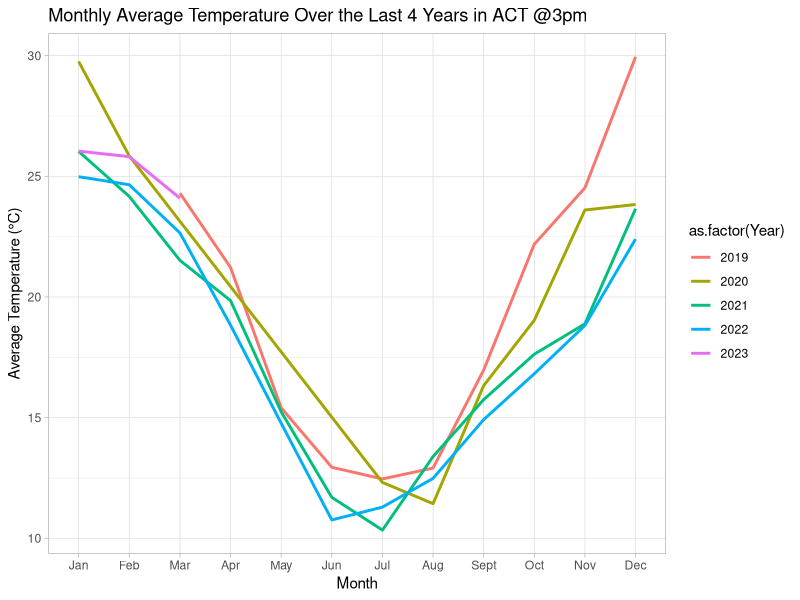
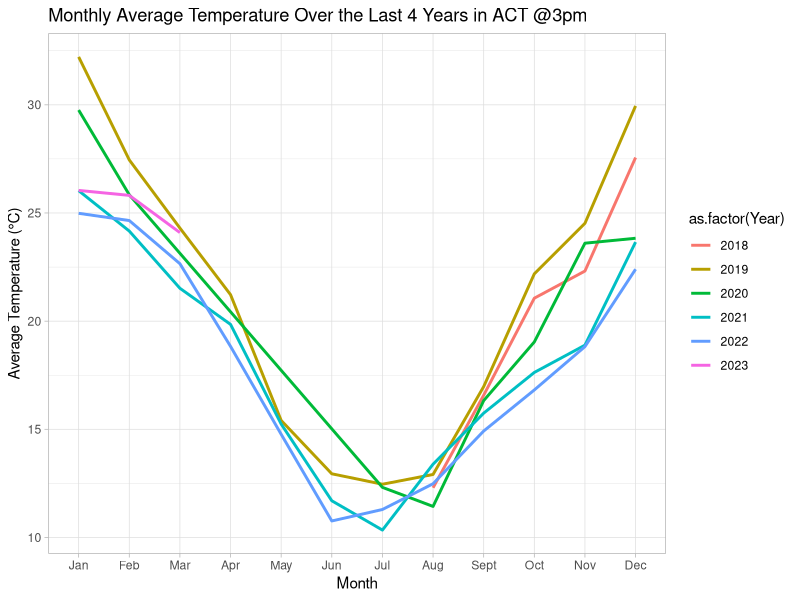
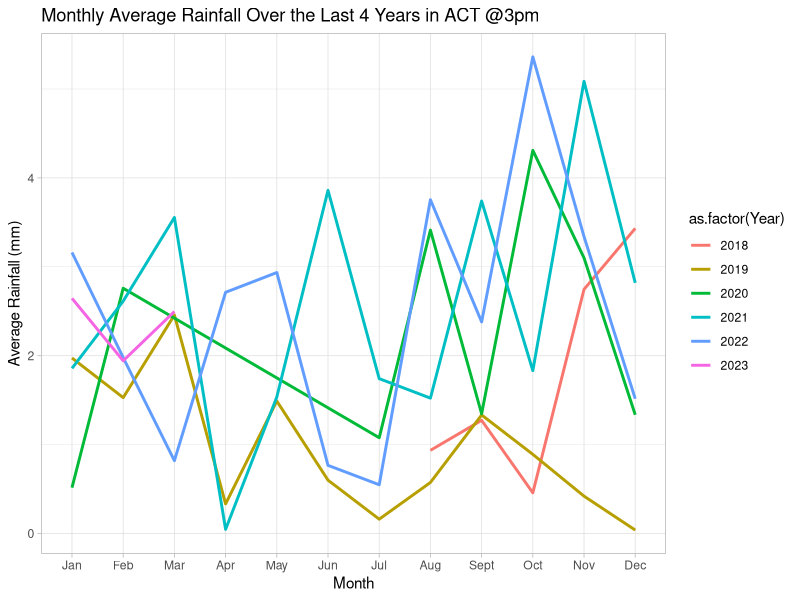
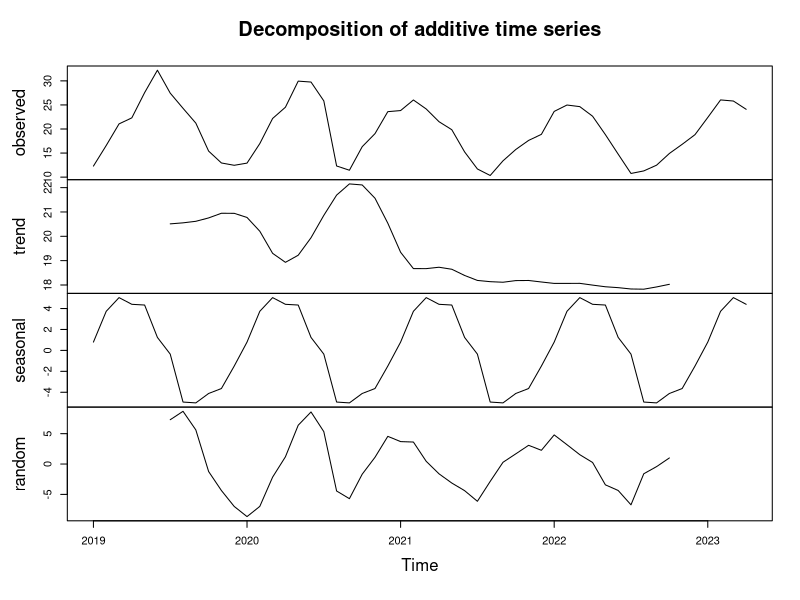
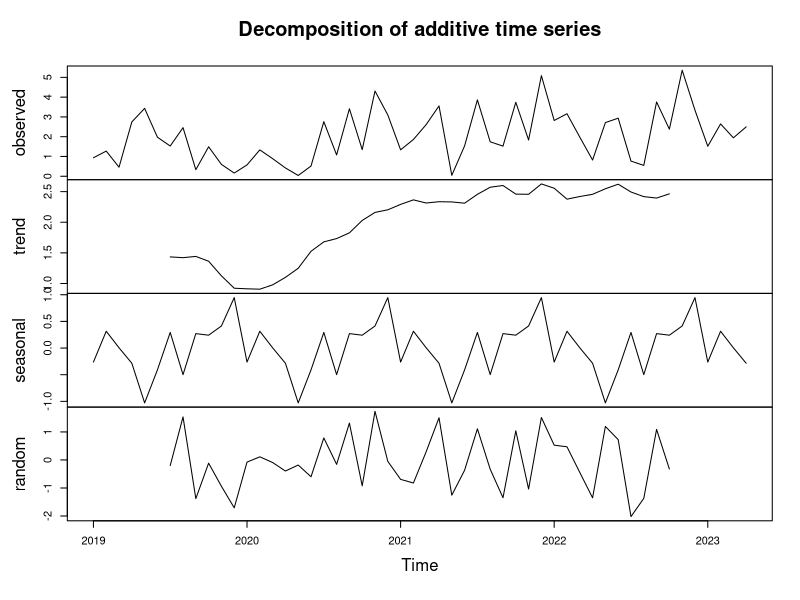
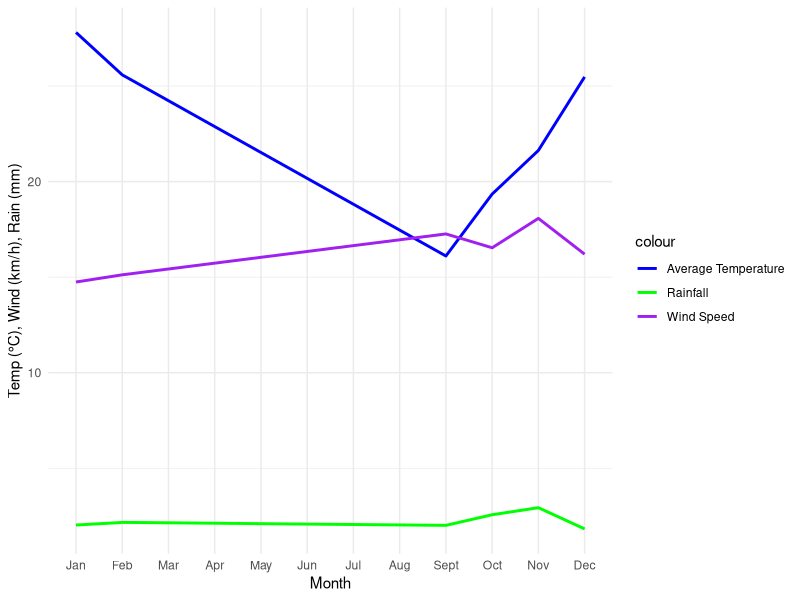
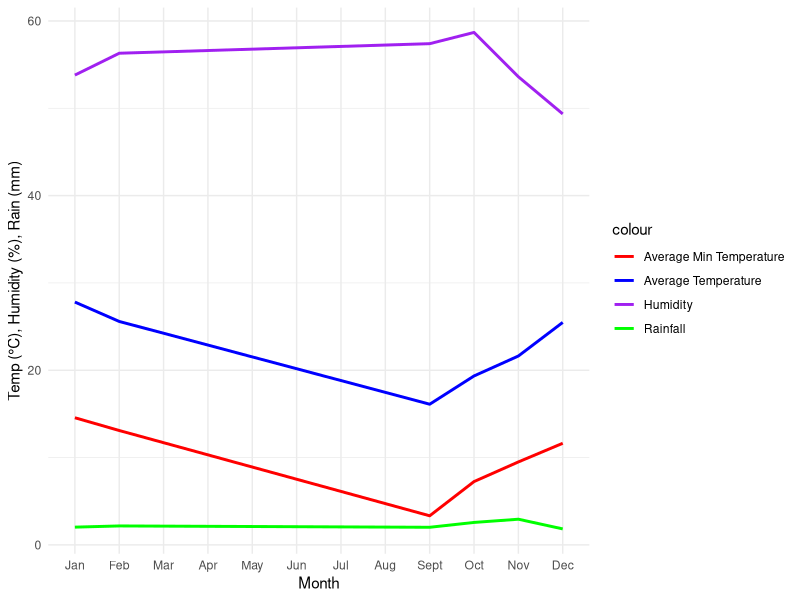

Reproduce these figures in R, in order.
## ---- chunk 1
knitr::opts_chunk$set(echo = TRUE)
## ---- chunk 2
library(tidyverse)
library(dplyr)
library(Metrics)
library(modeest)
library(hms)

act_weather_data <- read_csv("act_weather_data_partA.csv")

act_weather_last_4_years <- act_weather_data %>%
  filter((Year >= 2019 & Month >= 4) | (Year > 2019) | (Year == 2019 & Month == 3))

# Group the data by Year and Month
monthly_summary <- act_weather_last_4_years %>%
  group_by(Year, Month) %>%
  summarise(
    Avg_Temperature = mean(`3pm_Temperature`, na.rm = TRUE),
    Avg_Rainfall = mean(`Rainfall_(mm)`, na.rm = TRUE)
  )

yearly_summary <- monthly_summary %>%
  group_by(Year) %>%
  summarise(Avg_Temperature = mean(Avg_Temperature, na.rm = TRUE))

# Create a matrix with years as columns, to display average temp
yearly_matrix <- yearly_summary %>%
  pivot_wider(names_from = Year, values_from = Avg_Temperature)


month_order <- c("Jan", "Feb", "Mar", "Apr", "May", "Jun", "Jul", "Aug", "Sept", "Oct", "Nov", "Dec")

# Create graph for monthly avg temp
temperature_monthly_plot <- ggplot(monthly_summary, aes(x = Month, y = Avg_Temperature, color = as.factor(Year))) +
  geom_path(size = 1) +
  labs(title = "Monthly Average Temperature Over the Last 4 Years in ACT @3pm",
       x = "Month",
       y = "Average Temperature (°C)") +
  scale_x_discrete(limits = month_order) +
  theme_light()

print(temperature_monthly_plot)
cat("Yearly Average Temperatures\n")
print(yearly_matrix)

## ---- chunk 3
monthly_summary_2 <- act_weather_data %>%
  group_by(Year, Month) %>%
  summarise(
    Avg_Temperature = mean(`3pm_Temperature`, na.rm = TRUE),
    Avg_Rainfall = mean(`Rainfall_(mm)`, na.rm = TRUE)
  )

month_order <- c("Jan", "Feb", "Mar", "Apr", "May", "Jun", "Jul", "Aug", "Sept", "Oct", "Nov", "Dec")

# Create graph for monthly avg temp
temperature_monthly_plot <- ggplot(monthly_summary_2, aes(x = Month, y = Avg_Temperature, color = as.factor(Year))) +
  geom_path(size = 1) +
  labs(title = "Monthly Average Temperature Over the Last 4 Years in ACT @3pm",
       x = "Month",
       y = "Average Temperature (°C)") +
  scale_x_discrete(limits = month_order) +
  theme_light()

# Create graph for monthly avg rainfall
rainfall_monthly_plot <- ggplot(monthly_summary_2, aes(x = Month, y = Avg_Rainfall, color = as.factor(Year))) +
  geom_path(size = 1) +
  labs(title = "Monthly Average Rainfall Over the Last 4 Years in ACT @3pm",
       x = "Month",
       y = "Average Rainfall (mm)") +
  scale_x_discrete(limits = month_order) +
  theme_light()

monthly_summary_2 <- monthly_summary_2 %>%
  mutate(Date = as.Date(paste(Year, Month, "01", sep = "-")))

# Create time series objects
ts_data <- ts(monthly_summary_2$Avg_Temperature, frequency = 12, start = c(2019, 1))
ts_data_1 <- ts(monthly_summary_2$Avg_Rainfall, frequency = 12, start = c(2019, 1))

# Perform seasonal decomposition
decomposed <- decompose(ts_data)
decomposed_rain <- decompose(ts_data_1)

monthly_summary_2 <- monthly_summary_2 %>%
  mutate(Combined_Score = Avg_Temperature - 2 * Avg_Rainfall)

# Summarize the scores for each month across all years
monthly_summary_summary <- monthly_summary_2 %>%
  group_by(Month) %>%
  summarise(Avg_Score = mean(Combined_Score))

# Identify the top four months with the highest scores
top_months <- monthly_summary_summary %>%
  arrange(desc(Avg_Score)) %>%
  head(4)

print(temperature_monthly_plot)
print(rainfall_monthly_plot)
cat("Seasonal Decomposition of Average Temperature")
plot(decomposed)
cat("Seasonal Decomposition of Average Rainfall")
plot(decomposed_rain)

cat("This table displays a score for each month, based on all available data which is generated by subtracting (2*rainfall) from the temperature. (Higher is better)")
print(monthly_summary_summary)

month_mapping <- c("Jan", "Feb", "Mar", "Apr", "May", "Jun", "Jul", "Aug", "Sept", "Oct", "Nov", "Dec")
best_months <- top_months$Month
best_months_names <- month_mapping[best_months]
cat("The best four months for roadwork are:", paste(best_months_names, collapse = ", "), "\n")
cat("We can also determine the best months for each season:", "\n"
    , "Summer: Janurary", "\n"
    , "Autumn: March", "\n"
    , "Winter: July", "\n"
    , "Spring: November", "\n")

## ---- chunk 4
spring_summer_data <- act_weather_data %>%
  filter(Month %in% c("9", "10", "11", "12", "1", "2")) %>%  # Spring and Summer months
  group_by(Month) %>%
  summarize(
    Avg_Temperature = mean((`3pm_Temperature`)),
    Avg_Rainfall = mean(`Rainfall_(mm)`),
    Avg_Wind_Speed = mean((`9am_wind_speed_(km/h)` + `3pm_wind_speed_(km/h)`) / 2)
  )

ggplot(spring_summer_data, aes(x = Month)) +
  geom_line(aes(y = Avg_Temperature, color = "Average Temperature"), size = 1) +
  geom_line(aes(y = Avg_Rainfall, color = "Rainfall"), size = 1) +
  geom_line(aes(y = Avg_Wind_Speed, color = "Wind Speed"), size = 1) +
  labs(
    x = "Month",
    y = "Temp (°C), Wind (km/h), Rain (mm)",
  ) +
  scale_x_discrete(limits = month_order) +
  scale_color_manual(values = c("Average Temperature" = "blue", "Rainfall" = "green", "Wind Speed" = "purple")) +
  theme_minimal()

yearly_rainfall <- act_weather_data %>%
  filter(Year != 2023, Year != 2018) %>%
  group_by(Year) %>%
  summarize(
    Total_Rainfall = sum(`Rainfall_(mm)`)
  )

print(yearly_rainfall)

mean_yearly_rainfall <- mean(yearly_rainfall$Total_Rainfall)
print(mean_yearly_rainfall)
## ---- chunk 5
spring_summer_data_2 <- act_weather_data %>%
  filter(Month %in% c("9", "10", "11", "12", "1", "2")) %>%  # Spring and Summer months
  group_by(Month) %>%
  summarize(
    Avg_Min_Temp = mean(`Minimum_temperature`),
    Avg_Temperature = mean((`3pm_Temperature`)),
    Avg_Rainfall = mean(`Rainfall_(mm)`),
    Avg_Humidity = mean((`9am_relative_humidity_(%)` + `3pm_relative_humidity_(%)`) / 2),
    )

ggplot(spring_summer_data_2, aes(x = Month)) +
  geom_line(aes(y = Avg_Min_Temp, color = "Average Min Temperature"), size = 1) +
  geom_line(aes(y = Avg_Temperature, color = "Average Temperature"), size = 1) +
  geom_line(aes(y = Avg_Rainfall, color = "Rainfall"), size = 1) +
  geom_line(aes(y = Avg_Humidity, color = "Humidity"), size = 1) +
  labs(
    x = "Month",
    y = "Temp (°C), Humidity (%), Rain (mm)",
  ) +
  scale_x_discrete(limits = month_order) +
  scale_color_manual(values = c("Average Min Temperature" = "red", "Average Temperature" = "blue", "Rainfall" = "green", "Humidity" = "purple")) +
  theme_minimal()

yearly_rainfall <- act_weather_data %>%
  filter(Year != 2023, Year != 2018) %>%
  group_by(Year) %>%
  summarize(
    Total_Rainfall = sum(`Rainfall_(mm)`)
  )

print(yearly_rainfall)

mean_yearly_rainfall <- mean(yearly_rainfall$Total_Rainfall)
print(mean_yearly_rainfall)
